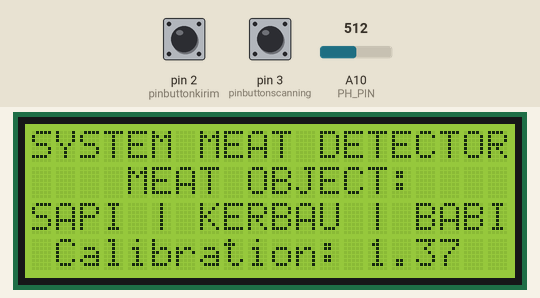
This sketch was run on a simulated Arduino Mega 2560, built with avr-gcc and run on an emulated ATmega2560. Parts: 20×4 character LCD. Inputs (shaded band) come from the test bench; at power-on: pin 2 (pinbuttonkirim) LOW, A10 (PH_PIN) = 512, pin 3 (pinbuttonscanning) LOW. Storage starts empty; what the sketch prints to the serial monitor is not drawn.

Above: at 2.3 s.
2.4 s: pin 2 (pinbuttonkirim) pulled HIGH for 1.25 s
At 5.7 s:
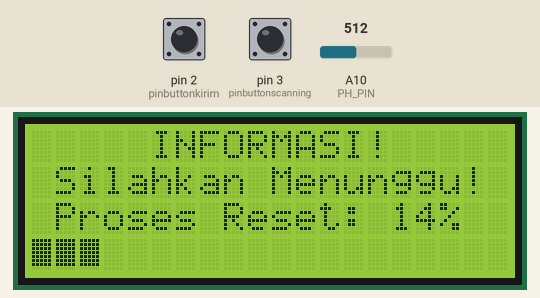
At 9.9 s:
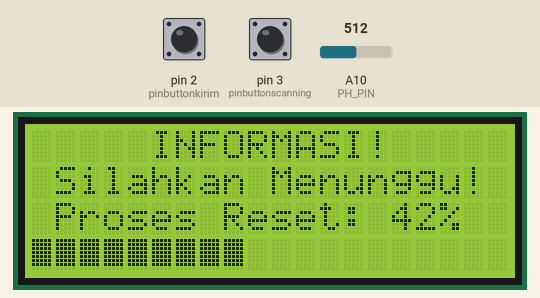
14.5 s: A10 (PH_PIN) set to 716
18.7 s: pin 3 (pinbuttonscanning) pulled HIGH for 3.2 s
At 21.2 s:
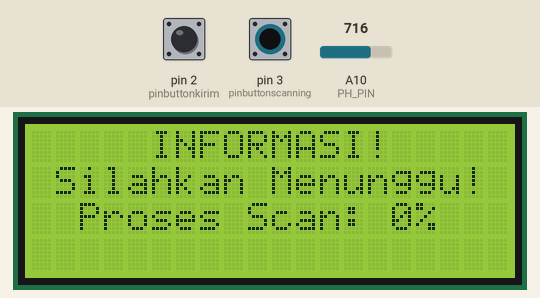
Timing chart, 0 to 22.7 s (numbered marks = the images above; inputs shaded):
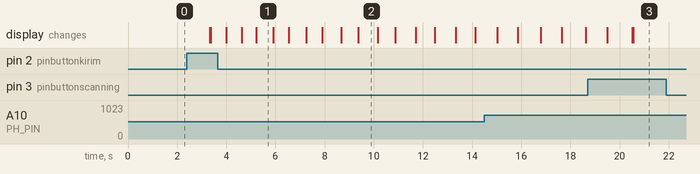

The sketch:

Full_program_28_10_2020.ino
```cpp
#include <Wire.h>
#include <Adafruit_TCS34725.h>
#include <DFRobot_PH.h>
#include <EEPROM.h>
#include <GravityTDS.h>
#include <LiquidCrystal_I2C.h>
#include <SPI.h>
#include <SD.h>
#define CS 5
File myFile;

int prosesScanning=1000;
LiquidCrystal_I2C lcd(0x27, 20, 4);

Adafruit_TCS34725 tcs = Adafruit_TCS34725(TCS34725_INTEGRATIONTIME_50MS, TCS34725_GAIN_4X);

#define PH_PIN A10 //Pin untuk PH
float voltage,phValue,temperature = 25;
int tdsValue = 0;
DFRobot_PH ph;

#define TdsSensorPin A9 //Pin Untuk TDS
GravityTDS gravityTds;

int sensorGAS=A8; //Pin Untuk Sensor GAS
int pinbuttonkirim=2;  ////Pin Untuk Button
int pinbuttonscanning=3;
String postsd;
int jeda=0;
int progressBari = 17;
int i = 0;

byte progressBar[8] = {
  B11111,
  B11111,
  B11111,
  B11111,
  B11111,
  B11111,
  B11111,
};

void setup() {
  Serial.begin(115200);
  lcd.createChar(0, progressBar);
  pinMode(pinbuttonkirim,INPUT);
  pinMode(pinbuttonscanning,INPUT);
  if (!SD.begin(CS)) {
  Serial.println("initialization failed!");
  while (1);
  }
  Serial.println("initialization done.");
  ph.begin();
  if (tcs.begin()) {
    Serial.println("Found sensor");
  } else {
    Serial.println("No TCS34725 found ... check your connections");
    while (1); // halt!
  }

  gravityTds.setPin(TdsSensorPin);
  gravityTds.setAref(5.0);  //reference voltage on ADC, default 5.0V on Arduino UNO
  gravityTds.setAdcRange(1024);  //1024 for 10bit ADC;4096 for 12bit ADC
  gravityTds.begin();  //initialization
  pinMode(sensorGAS,INPUT);
  lcd.begin();
  stanby();
  tampildata();
}

void loop(){
  //BUTTON
  int button1=digitalRead(pinbuttonkirim);
  int button2=digitalRead(pinbuttonscanning);

  if (button1==1){
  Serial.println("Removing data.txt");
  SD.remove("data.txt"); // remove is a function in SD library to delete a file
  lcd.clear();
  for (int x=0; x < 200; x++) {delay(1);
     progressBari=map(x, 0, 200, 0, 21);
     int waktu=map(progressBari,0,21,0,100);
     lcd.setCursor(0,0);lcd.print("     INFORMASI! ");
     lcd.setCursor(0,1);lcd.print(" Silahkan Menunggu!");
     lcd.setCursor(0,2);lcd.print(" Proses Reset: ");lcd.print(waktu);lcd.print("%");
     Serial.print("Proses Reseting: ");Serial.print(waktu);Serial.println("%");
     for (i=0; i<progressBari; i++){
      lcd.setCursor(i, 3);lcd.write(byte(0));
     }
     delay(10);
     }
  //delay(2000);
  if (SD.exists("data.txt")) { //If the file still exist display message exist
    Serial.println("Data Berhasil di Reset!");
  } else { //If the file was successfully deleted display message that the file was already deleted.
    Serial.println("Data Sudah Di Reset!");
  }
  }

  if (button2==1 && jeda==0){
     lcd.clear();
     for (int x=0; x < prosesScanning; x++) {delay(1);
     progressBari=map(x, 0, prosesScanning, 0, 21);
     int waktu=map(progressBari,0,21,0,100);
     lcd.setCursor(0,0);lcd.print("     INFORMASI! ");
     lcd.setCursor(0,1);lcd.print(" Silahkan Menunggu!");
     lcd.setCursor(0,2);lcd.print("  Proses Scan: ");lcd.print(waktu);lcd.print("%");
     Serial.print("Proses Scaning: ");Serial.print(waktu);Serial.println("%");
     for (i=0; i<progressBari; i++){
      lcd.setCursor(i, 3);lcd.write(byte(0));
     }
     delay(10);
     }
     getdata();
     delay(1000);
     jeda=1;
  }else if (button2==1 && jeda==1){
    jeda=0;
  }

  if (jeda==0){
    stanby();
  }

}

void getdata() {
  delay(1000);
  //PENGAMBILAN NILAI SENSOR
  //Sensor Color
  float red, green, blue;
  tcs.getRGB(&red, &green, &blue);
  tcs.setInterrupt(true);  // turn off LED
  int merah=red;
  int hijau=green;
  int biru=blue;
  int colValue=merah+hijau+biru;
  //Sensor PH
  voltage = analogRead(PH_PIN)/1024.0*5000;  // read the voltage
  phValue = ph.readPH(voltage,temperature);

  //Sensor TDS
  gravityTds.update();  //sample and calculate
  tdsValue = gravityTds.getTdsValue();  // then get the value

  //Sensor Gas / MQ
  int gasValue=analogRead(sensorGAS);
      gasValue=map(gasValue,0,1024,0,100);


  //KIRIM KE SERIAL
  //Serial.print("R:"); Serial.print(merah); Serial.print(" | G:"); Serial.print(hijau); Serial.print(" | B:"); Serial.print(biru);
  //Serial.print(" | PH:"); Serial.print(phValue); Serial.print(" | TDS:"); Serial.print(tdsValue); Serial.print(" | GAS:"); Serial.print(gasValue);
  // Serial.print(" | COL:"); Serial.print(colValue);
  // Serial.print("\n");

  //KIRIM KE DI LCD
    lcd.clear();
    lcd.setCursor(0,0);lcd.print("R:");lcd.print(merah);lcd.print(" | G:");lcd.print(hijau);lcd.print(" | B:");lcd.print(biru);
    lcd.setCursor(0,1);lcd.print("PH :");lcd.print(phValue); lcd.setCursor(8,1);lcd.print(" TDS:");lcd.print(tdsValue);lcd.print(" ppm");
    lcd.setCursor(0,2);lcd.print("GAS:");lcd.print(gasValue); lcd.print(" %");lcd.setCursor(8,2);lcd.print(" COL:");lcd.print(colValue);lcd.print(" %");

  //LOGIKA
  if (phValue>=6.84 && phValue<=7.99){ //KERBAU
    lcd.setCursor(0,3);lcd.print("HASIL DETEKSI KERBAU");
    postsd="HASIL DETEKSI KERBAU";
  }else if(phValue>=8){ //SAPI
    lcd.setCursor(0,3);lcd.print(" HASIL DETEKSI SAPI");
    postsd="HASIL DETEKSI SAPI";
  }else if(phValue<=6.83){ //BABI
    lcd.setCursor(0,3);lcd.print(" HASIL DETEKSI BABI");
    postsd="HASIL DETEKSI BABI";
  }


  //KIRIM KE MICROSD
  myFile = SD.open("data.txt", FILE_WRITE);
    if (myFile) {
      Serial.println("Kirim Data ke SD Card");
      myFile.print("R:"); myFile.print(merah); myFile.print(" | G:"); myFile.print(hijau); myFile.print(" | B:"); myFile.print(biru);
      myFile.print(" | PH:"); myFile.print(phValue); myFile.print(" | TDS:"); myFile.print(tdsValue); myFile.print(" | GAS:"); myFile.print(gasValue);
      myFile.print(" | COL:"); myFile.println(colValue);
      myFile.println(postsd);
      myFile.println();
      myFile.close();
      Serial.println("Kirim Sukses.");
      } else {
      // if the file didn't open, print an error:
      Serial.println("error opening test.txt");
      }
      delay(2000);
      tampildata(); //Menampilkan data setiap selesai scanning
}

void tampildata(){
  myFile = SD.open("data.txt");
  if (myFile) {
    Serial.println("data.txt:");

    // read from the file until there's nothing else in it:
    while (myFile.available()) {
      Serial.write(myFile.read());
    }
    // close the file:
    myFile.close();
  } else {
    // if the file didn't open, print an error:
    Serial.println("error opening test.txt");
  }
}

void stanby(){
     //Sensor PH
     voltage = analogRead(PH_PIN)/1024.0*5000;  // read the voltage
     phValue = ph.readPH(voltage,temperature);
     lcd.clear();
     lcd.setCursor(0,0);lcd.print("SYSTEM MEAT DETECTOR");
     lcd.setCursor(0,1);lcd.print("    MEAT OBJECT:");
     lcd.setCursor(0,2);lcd.print("SAPI | KERBAU | BABI");
     lcd.setCursor(0,3);lcd.print(" Calibration: ");lcd.print(phValue);
     delay(1000);
}
```

Measured:
- after the input at 2.4 s, the display: first changes after 0.93 s (image 1 shows a later state)
- after the input at 18.7 s, the display: first differs from a run without the input after 1.8 s (image 3 shows a later state)
- what the display in image 1 shows lasts 0.7 s, from 5.2 s to 5.9 s
- what the display in image 2 shows lasts 0.8 s, from 9.4 s to 10.2 s
